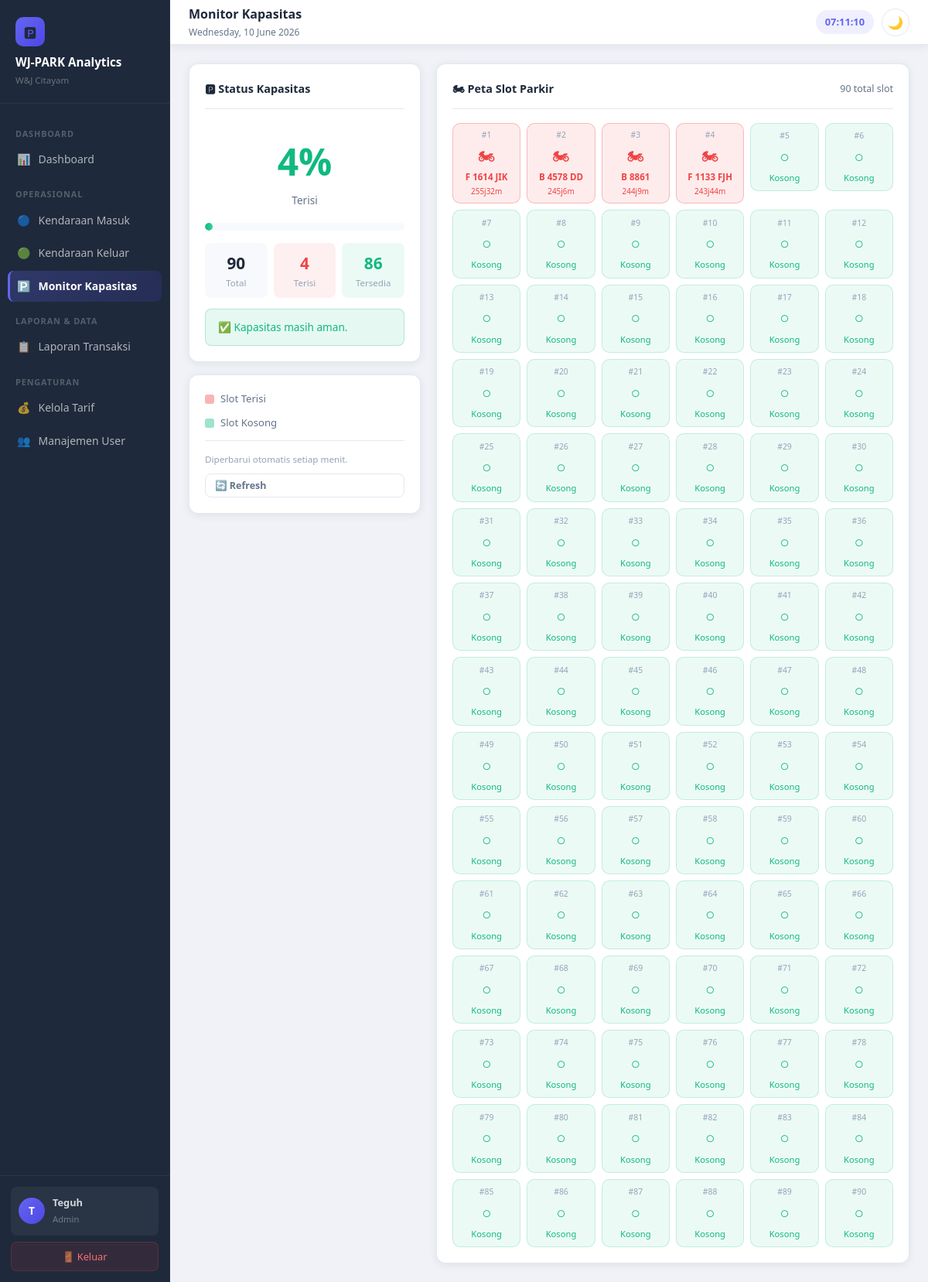
/kapasitas.php (signed in), run on the app's committed database.
### tables this page shows
CREATE TABLE `kapasitas` (
  `id` int(11) NOT NULL,
  `total` int(11) NOT NULL DEFAULT 80,
  `terisi` int(11) NOT NULL DEFAULT 0,
  `updated_at` datetime DEFAULT current_timestamp() ON UPDATE current_timestamp()
);

CREATE TABLE `transaksi` (
  `id` int(11) NOT NULL,
  `no_plat` varchar(20) NOT NULL,
  `id_tarif` int(11) NOT NULL,
  `waktu_masuk` datetime NOT NULL,
  `waktu_keluar` datetime DEFAULT NULL,
  `durasi_menit` int(11) DEFAULT NULL,
  `biaya` int(11) DEFAULT NULL,
  `id_operator` int(11) NOT NULL,
  `status` enum('parkir','selesai') DEFAULT 'parkir',
  `created_at` datetime DEFAULT current_timestamp()
);

### koneksi.php (called while the page is built, shortened)
<?php
function db() {
    static $pdo = null;
    if (!$pdo) {
        try {
            $pdo = new PDO(
                "mysql:host=".DB_HOST.";dbname=".DB_NAME.";charset=utf8mb4",
                DB_USER, DB_PASS,
                [PDO::ATTR_ERRMODE => PDO::ERRMODE_EXCEPTION,
                 PDO::ATTR_DEFAULT_FETCH_MODE => PDO::FETCH_ASSOC]
            );
        } catch (PDOException $e) {
            die('<div style="font-family:sans-serif;padding:40px;max-width:500px;margin:60px auto;background:#fff3f3;border:1px solid #e74c3c;border-radius:12px">
            <h3 style="color:#e74c3c;margin:0 0 10px">Koneksi Gagal</h3>
            <p>Pastikan konfigurasi database di <b>koneksi.php</b> sudah benar (DB_HOST, DB_NAME, DB_USER, DB_PASS).</p>
            <code style="font-size:12px;color:#666">'.$e->getMessage().'</code></div>');
        }
    }
    return $pdo;
}
function kapasitas() {
    return db()->query("SELECT * FROM kapasitas LIMIT 1")->fetch();
}

### kapasitas.php (the view, shortened to what this page needs)
<?php
require 'koneksi.php';
$db = db();
$kap = kapasitas();
$pct = $kap['total']>0 ? round($kap['terisi']/$kap['total']*100) : 0;
$tersedia = $kap['total'] - $kap['terisi'];
$slots = [];
$parkir = $db->query("SELECT no_plat, waktu_masuk FROM transaksi WHERE status='parkir' ORDER BY waktu_masuk ASC")->fetchAll();
for($i=1;$i<=$kap['total'];$i++){
    $slots[$i] = isset($parkir[$i-1]) ? $parkir[$i-1] : null;
}
include '_layout.php';
?>
<div style="display:grid;grid-template-columns:300px 1fr;gap:20px">
<div>
  <div class="card" style="margin-bottom:16px">
    <div class="card-header"><span class="card-title">🅿 Status Kapasitas</span></div>
    <div style="text-align:center;padding:12px 0">
      <div style="font-size:3rem;font-weight:800;color:<?=$pct>=90?'var(--danger)':($pct>=70?'var(--warning)':'var(--success)')?>">
        <?=$pct?>%
      </div>
      <div style="color:var(--text2);font-size:.85rem">Terisi</div>
    </div>
    <div class="progress" style="margin-bottom:16px">
      <div class="progress-bar <?=$pct>=90?'red':($pct>=70?'yellow':'green')?>" style="width:<?=$pct?>%"></div>
    </div>
    <div style="display:grid;grid-template-columns:1fr 1fr 1fr;text-align:center;gap:8px">
      <div style="background:var(--surface2);border-radius:8px;padding:10px">
        <div style="font-size:1.3rem;font-weight:700;color:var(--text)"><?=$kap['total']?></div>
        <div style="font-size:.72rem;color:var(--text3)">Total</div>
      </div>
      <div style="background:rgba(239,68,68,.08);border-radius:8px;padding:10px">
        <div style="font-size:1.3rem;font-weight:700;color:var(--danger)"><?=$kap['terisi']?></div>
        <div style="font-size:.72rem;color:var(--text3)">Terisi</div>
      </div>
      <div style="background:rgba(16,185,129,.08);border-radius:8px;padding:10px">
        <div style="font-size:1.3rem;font-weight:700;color:var(--success)"><?=$tersedia?></div>
        <div style="font-size:.72rem;color:var(--text3)">Tersedia</div>
      </div>
    </div>
    <?php if($pct>=90):?>
    <div class="alert alert-danger" style="margin-top:14px;margin-bottom:0">⚠️ Kapasitas hampir penuh!</div>
    <?php elseif($pct>=70):?>
    <div class="alert alert-warning" style="margin-top:14px;margin-bottom:0">🟡 Kapasitas mulai padat.</div>
    <?php else:?>
    <div class="alert alert-success" style="margin-top:14px;margin-bottom:0">✅ Kapasitas masih aman.</div>
    <?php endif;?>
  </div>
  <div class="card">
    <div style="display:flex;align-items:center;gap:8px;margin-bottom:10px">
      <div style="width:12px;height:12px;border-radius:3px;background:rgba(239,68,68,.4)"></div>
      <span style="font-size:.82rem;color:var(--text2)">Slot Terisi</span>
    </div>
    <div style="display:flex;align-items:center;gap:8px">
      <div style="width:12px;height:12px;border-radius:3px;background:rgba(16,185,129,.4)"></div>
      <span style="font-size:.82rem;color:var(--text2)">Slot Kosong</span>
    </div>
    <div style="margin-top:12px;padding-top:12px;border-top:1px solid var(--border)">
      <small style="color:var(--text3)">Diperbarui otomatis setiap menit.</small><br>
      <button onclick="location.reload()" class="btn btn-outline btn-sm" style="margin-top:8px;width:100%">🔄 Refresh</button>
    </div>
  </div>
</div>
<div class="card">
  <div class="card-header">
    <span class="card-title">🏍 Peta Slot Parkir</span>
    <span style="font-size:.78rem;color:var(--text2)"><?=$kap['total']?> total slot</span>
  </div>
  <div class="slot-grid">
    <?php foreach($slots as $num=>$data):?>
    <?php if($data):
      $dm = round((time()-strtotime($data['waktu_masuk']))/60);
      $dh=floor($dm/60); $dmn=$dm%60;
    ?>
    <div class="slot terisi" title="<?=htmlspecialchars($data['no_plat'])?> – <?=$dh?>j<?=$dmn?>m">
      <div class="slot-num">#<?=$num?></div>
      <div class="slot-icon">🏍</div>
      <div class="slot-plat"><?=htmlspecialchars($data['no_plat'])?></div>
      <div style="font-size:.62rem;color:var(--danger);margin-top:2px"><?=$dh?>j<?=$dmn?>m</div>
    </div>
    <?php else:?>
    <div class="slot kosong" title="Slot #<?=$num?> kosong">
      <div class="slot-num">#<?=$num?></div>
      <div class="slot-icon">○</div>
      <div style="font-size:.7rem;color:var(--success)">Kosong</div>
    </div>
    <?php endif;?>
    <?php endforeach;?>
  </div>
</div>
</div>
<?php include '_layout_end.php';?>

### _layout.php (style rules this page uses)
:root { --bg: #f0f2f7; --surface: #ffffff; --surface2: #f8f9fc; --border: #e2e8f0; --text: #1e293b; --text2: #64748b; --text3: #94a3b8; --primary: #6366f1; --primary-dim: rgba(99,102,241,.1); --success: #10b981; --warning: #f59e0b; --danger: #ef4444; --info: #3b82f6; --nav-bg: #1e293b; --nav-text: rgba(255,255,255,.65); --nav-active: #ffffff; --nav-hover: rgba(255,255,255,.1); --shadow: 0 2px 12px rgba(0,0,0,.07); --shadow-md: 0 4px 24px rgba(0,0,0,.1); --radius: 12px; --radius-sm: 8px; --transition: all .25s ease; }
* { margin:0;padding:0;box-sizing:border-box }
body { font-family:'Segoe UI',system-ui,sans-serif; background:var(--bg);color:var(--text); min-height:100vh;display:flex; transition:var(--transition); font-size:14px;line-height:1.6; }
input,select,textarea,button { font-family:inherit;font-size:14px }
.card { background:var(--surface);border:1px solid var(--border); border-radius:var(--radius);padding:20px;box-shadow:var(--shadow); transition:var(--transition); }
.card-header { display:flex;align-items:center;justify-content:space-between; margin-bottom:18px;padding-bottom:14px;border-bottom:1px solid var(--border); }
.card-title { font-size:.9rem;font-weight:600;color:var(--text);display:flex;align-items:center;gap:8px }
.btn { padding:9px 18px;border-radius:var(--radius-sm);border:none; cursor:pointer;font-weight:600;font-size:.85rem; transition:var(--transition);display:inline-flex;align-items:center;gap:6px; }
.btn-outline { background:transparent;border:1px solid var(--border);color:var(--text2) }
.btn-sm { padding:6px 12px;font-size:.78rem }
.alert { padding:12px 16px;border-radius:var(--radius-sm);font-size:.85rem;margin-bottom:16px;display:flex;align-items:flex-start;gap:10px }
.alert-success { background:rgba(16,185,129,.1);border:1px solid rgba(16,185,129,.25);color:var(--success) }
.progress { height:10px;background:var(--surface2);border-radius:10px;overflow:hidden;margin:6px 0 }
.progress-bar { height:100%;border-radius:10px;transition:.6s ease }
.progress-bar.green { background:linear-gradient(90deg,#10b981,#34d399) }

### kapasitas.php (style rules this page uses)
.slot-grid { display:grid;grid-template-columns:repeat(auto-fill,minmax(88px,1fr));gap:8px;margin-top:16px }
.slot { aspect-ratio:1;border-radius:10px;display:flex;flex-direction:column; align-items:center;justify-content:center;font-size:.7rem; transition:var(--transition);cursor:default;padding:6px;text-align:center; border:1px solid var(--border); }
.slot.terisi { background:rgba(239,68,68,.1);border-color:rgba(239,68,68,.3);color:var(--danger) }
.slot.kosong { background:rgba(16,185,129,.08);border-color:rgba(16,185,129,.2);color:var(--success) }
.slot .slot-num { font-size:.65rem;color:var(--text3);margin-bottom:2px }
.slot .slot-icon { font-size:1.3rem;margin-bottom:2px }
.slot .slot-plat { font-weight:700;font-size:.72rem;word-break:break-all }

### data on the page
kapasitas: terisi "4", total "90", tersedia "86"
transaksi: num "1", no_plat "F 1614 JIK", waktu_masuk "255", waktu_masuk "32"
transaksi: num "2", no_plat "B 4578 DD", waktu_masuk "245", waktu_masuk "6"
transaksi: num "3", no_plat "B 8861", waktu_masuk "244", waktu_masuk "9"
transaksi: num "4", no_plat "F 1133 FJH", waktu_masuk "243", waktu_masuk "44"

### other printed values
APP_NAME "WJ-PARK Analytics"
$icon "📊 🔵 🟢 🅿️ 📋 💰 👥"
$label "Dashboard Kendaraan Masuk Kendaraan Keluar Monitor Kapasitas Laporan Transaksi Kelola Tarif Manajemen User"
substr($user_nama,0,1) "T"
$user_nama "Teguh"
$user_role "Admin"
$pageTitle "Monitor Kapasitas"
$num "5"
$num "6"
$num "7"
$num "8"
$num "9"
$num "10"
$num "11"
$num "12"
